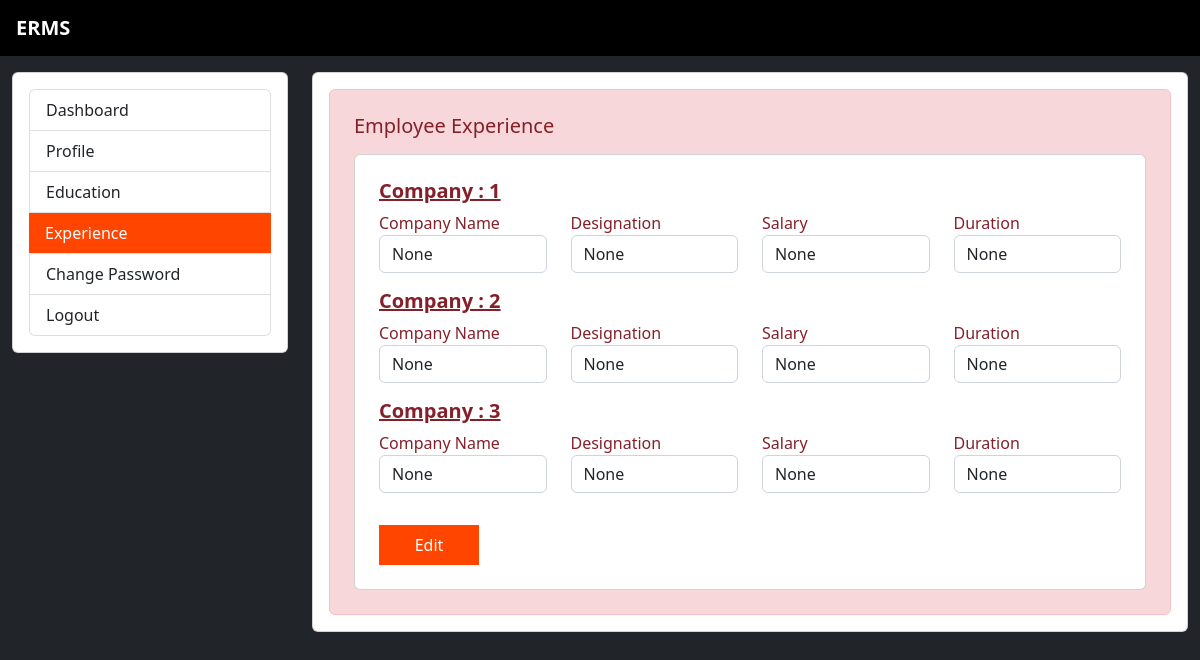
The page /emp_Experience (signed in) on the database its author committed.
### Application/models.py (models this page shows, shortened)
class EmployeeExperience(models.Model):
    user = models.ForeignKey(User,on_delete=models.CASCADE) #used to store pass , email , name
    company1name = models.CharField(max_length=100,null=True)
    company1designation = models.CharField(max_length=100,null=True)
    company1salary = models.CharField(max_length=100,null=True)
    company1duration = models.CharField(max_length=100,null=True)
    company2name = models.CharField(max_length=100,null=True)
    company2designation = models.CharField(max_length=100,null=True)
    company2salary = models.CharField(max_length=100,null=True)
    company2duration = models.CharField(max_length=100,null=True)
    company3name = models.CharField(max_length=100,null=True)
    company3designation = models.CharField(max_length=100,null=True)
    company3salary = models.CharField(max_length=100,null=True)
    company3duration = models.CharField(max_length=100,null=True)

### Application/views.py (the view)
# urls.py: path('emp_Experience',views.emp_Experience,name="emp_Experience"),
def emp_Experience(request):
    if not request.user.is_authenticated:
        return redirect('emp_login')
    user = request.user
    experience = EmployeeExperience.objects.get(user=user)
    return render(request, 'emp_Experience.html',locals())

### Application/templates/emp_Experience.html (shortened to what this page needs)
{% extends 'design_base.html' %}
{% block data %}
<div class="card-body">
    <div class="alert alert-danger m-0 p-md-4" role="alert">
        <h5 class="mb-3">Employee Experience</h5>
        <div class="card">
            <div class="card-body p-md-4">
                <div class="row">
                    <h5 class="text-decoration-underline"><b>Company : 1</b></h5>
                    <div class="col-md-3">
                        <label for="company1name">Company Name</label>
                        <input type="text" placeholder="Company Name" name="company1name" id="company1name"
                            class="form-control" value="{{experience.company1name}}"  class="field left" readonly>
                    </div>
                    <div class="col-md-3">
                        <label for="company1designation">Designation</label>
                        <input type="text" placeholder="Designation" name="company1designation" id="company1designation"
                            class="form-control" value="{{experience.company1designation}}"  class="field left" readonly>
                    </div>
                    <div class="col-md-3">
                        <label for="company1salary">Salary</label>
                        <input type="text" placeholder="Salary" name="company1salary" id="company1salary"
                            class="form-control" value="{{experience.company1salary}}"  class="field left" readonly>
                    </div>
                    <div class="col-md-3">
                        <label for="company1duration">Duration</label>
                        <input type="text" placeholder="Duration" name="company1duration" id="company1duration"
                            class="form-control" value="{{experience.company1duration}}"  class="field left" readonly>
                    </div>
                </div>
                <div class="row my-md-3 my-2">
                    <h5 class="text-decoration-underline"><b>Company : 2</b></h5>
                    <div class="col-md-3">
                        <label for="company2name">Company Name</label>
                        <input type="text" placeholder="Company Name" name="company2name" id="company2name"
                            class="form-control" value="{{experience.company2name}}"  class="field left" readonly>
                    </div>
                    <div class="col-md-3">
                        <label for="company2designation">Designation</label>
                        <input type="text" placeholder="Designation" name="company2designation" id="company2designation"
                            class="form-control" value="{{experience.company2designation}}"  class="field left" readonly>
                    </div>
                    <div class="col-md-3">
                        <label for="company2salary">Salary</label>
                        <input type="text" placeholder="Salary" name="company2salary" id="company2salary"
                            class="form-control" value="{{experience.company2salary}}"  class="field left" readonly>
                    </div>
                    <div class="col-md-3">
                        <label for="company2duration">Duration</label>
                        <input type="text" placeholder="Duration" name="company2duration" id="company2duration"
                            class="form-control" value="{{experience.company2duration}}"  class="field left" readonly>
                    </div>
                </div>
                <div class="row my-md-3 my-2">
                    <h5 class="text-decoration-underline"><b>Company : 3</b></h5>
                    <div class="col-md-3">
                        <label for="company3name">Company Name</label>
                        <input type="text" placeholder="Company Name" name="company3name" id="company3name"
                            class="form-control" value="{{experience.company3name}}"  class="field left" readonly>
                    </div>
                    <div class="col-md-3">
                        <label for="company3designation">Designation</label>
                        <input type="text" placeholder="Designation" name="company3designation" id="company3designation"
                            class="form-control" value="{{experience.company3designation}}"  class="field left" readonly>
                    </div>
                    <div class="col-md-3">
                        <label for="company3salary">Salary</label>
                        <input type="text" placeholder="Salary" name="company3salary" id="company3salary"
                            class="form-control" value="{{experience.company3salary}}"  class="field left" readonly>
                    </div>
                    <div class="col-md-3">
                        <label for="company3duration">Duration</label>
                        <input type="text" placeholder="Duration" name="company3duration" id="company3duration"
                            class="form-control" value="{{experience.company3duration}}"  class="field left" readonly>
                    </div>
                </div>
                <div class="col-md-12">
                    <a href="{% url 'edit_Experience' %}"><button class="btn mt-3 p-2"
                            style="border: 0px;border-radius: 0px;background-color: orangered;color: white;width:100px;"
                            type="submit">Edit</button></a>
                </div>
            </div>
        </div>
    </div>
</div>
{% endblock data %}

### Application/templates/design_base.html (style rules this page uses)
body { background-color:#212529; }

### rows shown on the page
EmployeeExperience: company1name "None", company1designation "None", company1salary "None", company1duration "None", company2name "None", company2designation "None", company2salary "None", company2duration "None", company3name "None", company3designation "None", company3salary "None", company3duration "None"
